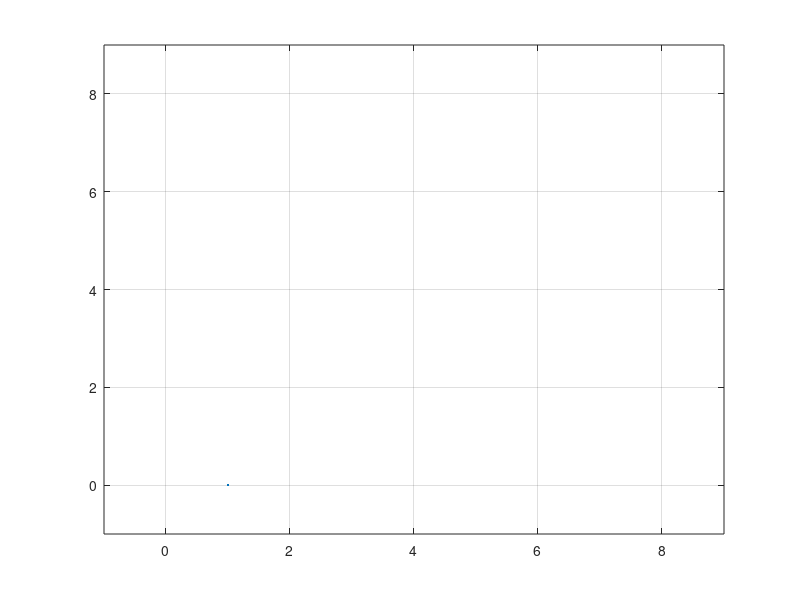

The MATLAB script that drew this image: (Note: this script raises an error after producing the figure.)
clc
clf
clear
x = 1;
y = 0;
plot(x,y); hold on; grid on
%xline(0)
%xline(8)
%yline(0)
%yline(8)
axis([-1 9 -1 9])
t = 1;


%import piece images


[wpawn,~,palpha] = imread('wpawn.png');
wpawn = flipud(wpawn);
palpha = flipud(palpha);

bpawn = imread('bpawn.png');
bpawn = flipud(bpawn);

[wrook,~,ralpha] = imread('wrook.png');
wrook = flipud(wrook);
ralpha = flipud(ralpha);

brook = imread('brook.png');
brook = flipud(brook);

[wknight,~,kalpha] = imread('wknight.png');
wknight = flipud(wknight);
kalpha = flipud(kalpha);

bknight = imread('bknight.png');
bknight = flipud(bknight);

[wbishop,~,balpha] = imread('wbishop.png');
wbishop = flipud(wbishop);
balpha = flipud(balpha);

bbishop = imread('bbishop.png');
bbishop = flipud(bbishop);

[wqueen,~,qalpha] = imread('wqueen.png');
wqueen = flipud(wqueen);
qalpha = flipud(qalpha);

bqueen = imread('bqueen.png');
bqueen = flipud(bqueen);

[wking,~,Kalpha] = imread('wking.png');
wking = flipud(wking);
Kalpha = flipud(Kalpha);

bking = imread('bking.png');
bking = flipud(bking);

bpieces = [wpawn wrook wknight wbishop wqueen wking;
           bpawn brook bknight bbishop bqueen bking];
bpieces1 = ["wpawn" "wrook" "wknight" "wbishop" "wqueen" "wking";
           "bpawn" "brook" "bknight" "bbishop" "bqueen" "bking"];

background = imread('background.jpg');
background = flipud(background);







boardid = "";
boardn = bnum(boardid,i);
game = true;

%letters and numbers on side of board
ppos = text(0.5,-0.5,"A");
ppos = text(1.5,-0.5,"B");
ppos = text(2.5,-0.5,"C");
ppos = text(3.5,-0.5,"D");
ppos = text(4.5,-0.5,"E");
ppos = text(5.5,-0.5,"F");
ppos = text(6.5,-0.5,"G");
ppos = text(7.5,-0.5,"H");
for i =0:1:7
    istr = int2str(i+1);
    ppos=text(-0.5,i + 0.5,istr);
end

%White piece setup
board(8,8) = "wrook1";
board(8,1) = "wrook2";
for i = 1:1:8
    board(7,i) = "wpawn" + i;
end
board(8,2) = "wknight1";
board(8,7) = "wknight2";
board(8,3) = "wbishop1";
board(8,6) = "wbishop2";
board(8,4) = "wqueen";
board(8,5) = "wking";

%Black piece setup
board(1,8) = "brook2";
board(1,1) = "brook1";
for i = 1:1:8
    board(2,i) = "bpawn" + i;
end
board(1,2) = "bknight1";
board(1,7) = "bknight2";
board(1,3) = "bbishop1";
board(1,6) = "bbishop2";
board(1,4) = "bqueen";
board(1,5) = "bking";
for i=1:1:40
    fprintf('\n')
end


%background visual

image(background,'xdata',[0,8],'ydata',[0,8]);

%pawn visuals
for i = 0:1:7
    image(wpawn,'xdata',[i,i+1],'ydata',[1 2],'AlphaData',palpha);
end
for i = 0:1:7
    image(bpawn,'xdata',[i,i+1],'ydata',[6,7],'AlphaData',palpha);
end


%rook visuals
image(wrook,'xdata',[0,1],'ydata',[0 1],'AlphaData',ralpha);
image(wrook,'xdata',[7,8],'ydata',[0 1],'AlphaData',ralpha);
image(brook,'xdata',[0,1],'ydata',[7 8],'AlphaData',ralpha);
image(brook,'xdata',[7,8],'ydata',[7,8],'AlphaData',ralpha);

%knight visuals
image(wknight,'xdata',[1,2],'ydata',[0 1],'AlphaData',kalpha);
image(wknight,'xdata',[6,7],'ydata',[0 1],'AlphaData',kalpha);
image(bknight,'xdata',[1,2],'ydata',[7 8],'AlphaData',kalpha);
image(bknight,'xdata',[6,7],'ydata',[7 8],'AlphaData',kalpha);

%bishop visuals
image(wbishop,'xdata',[2,3],'ydata',[0 1],'AlphaData',balpha);
image(wbishop,'xdata',[5,6],'ydata',[0 1],'AlphaData',balpha);
image(bbishop,'xdata',[2,3],'ydata',[7 8],'AlphaData',balpha);
image(bbishop,'xdata',[5,6],'ydata',[7 8],'AlphaData',balpha);

%queen visuals
image(wqueen,'xdata',[3,4],'ydata',[0 1],'AlphaData',qalpha);
image(bqueen,'xdata',[3,4],'ydata',[7 8],'AlphaData',qalpha);

%king visuals
image(wking,'xdata',[4,5],'ydata',[0 1],'AlphaData',Kalpha);
image(bking,'xdata',[4,5],'ydata',[7 8],'AlphaData',Kalpha);



pieces = ["pawn" "rook" "knight" "bishop" "queen" "king"];




kingtakesking = 0;

while game == true
    

    % Normal iteration

    move = input("Enter move (Ex. Queen D1-G4):\n" + ...
        "Type 'undo' at any time to undo move" + ...
        "\n ","s");
    
    
    move = char(lower(move));
    
    mpos = erase(move,pieces);
    mpos = erase(mpos, " ");
    oldpos = extractBefore(mpos,"-");
    newpos = extractAfter(mpos,"-");
    piece1 = erase(move,oldpos);
    piece1 = erase(piece1,newpos);
    piece1 = erase(piece1," -");

    [oy,ox] = find(boardn == oldpos);
    [ny,nx] = find(boardn == newpos);
    newpiece = board(ny,nx);
    oldpiece = board(oy,ox);
    if isempty(newpiece) == 0
        if contains(newpiece,"king") && contains(oldpiece,"king")
            kingtakesking = 1;
        else
            kingtakesking = 0;
        end
    end
    val = contains(board(oy,ox),piece1);
    if isempty(ny) || isempty(nx)
        val = 0;
    end
    contain = contains(move,pieces);
    if contains("undo",move)
            contain = 1;
            val = 1;
    end
    
    
    % Checks if the user input is invalid
    while contain == 0 || val == 0 || kingtakesking == 1
        disp("Please enter a valid piece and position")
        move = input("Enter move: ", "s");
        move = char(lower(move));
    
        mpos = erase(move,pieces);
        mpos = erase(mpos, " ");
        oldpos = extractBefore(mpos,"-");
        newpos = extractAfter(mpos,"-");
        piece1 = erase(move,oldpos);
        piece1 = erase(piece1,newpos);
        piece1 = erase(piece1," -");

        contain = contains(move,pieces);
        [oy,ox] = find(boardn == oldpos);
        [ny,nx] = find(boardn == newpos);
        newpiece = board(ny,nx);
        oldpiece = board(oy,ox);
        if isempty(newpiece) == 0
            if contains(newpiece,"king") && contains(oldpiece,"king")
                kingtakesking = 1;
            else
                kingtakesking = 0;
            end
        end
        val = contains(board(oy,ox),piece1);
        if isempty(ny) || isempty(nx)
            val = 0;
        end

        if contains("undo",move)
            contain = 1;
            val = 1;
        end
    end


    % If the player types undo

    if contains("undo",move)
    t = t - 1;
    board = memboard;
    mpiece = picpiece(piece1,t,bpieces,bpieces1);
    board = refresh(board,bpieces,bpieces1);
    for i=1:1:40
    fprintf('\n')
    end
    move = input("Enter move (Ex. Queen D1-G4):\n" + ...
        "Type 'undo' at any time to undo move" + ...
        "\n ","s");
    

    
    move = char(lower(move));
    mpos = erase(move,pieces);
    mpos = erase(mpos, " ");
    oldpos = extractBefore(mpos,"-");
    newpos = extractAfter(mpos,"-");
    piece1 = erase(move,oldpos);
    piece1 = erase(piece1,newpos);
    piece1 = erase(piece1," -");

    [oy,ox] = find(boardn == oldpos);
    [ny,nx] = find(boardn == newpos);
    newpiece = board(ny,nx);
    oldpiece = board(oy,ox);
    if isempty(newpiece) == 0
        if contains(newpiece,"king") && contains(oldpiece,"king")
            kingtakesking = 1;
        else
            kingtakesking = 0;
        end
    end
    val = contains(board(oy,ox),piece1);
    if isempty(ny) || isempty(nx)
        val = 0;
    end
    contain = contains(move,pieces);

    while contain == 0 || val == 0 || kingtakesking == 1
        disp("Please enter a valid piece and position")
        move = input("Enter move: ", "s");
        move = char(lower(move));
    
        mpos = erase(move,pieces);
        mpos = erase(mpos, " ");
        oldpos = extractBefore(mpos,"-");
        newpos = extractAfter(mpos,"-");
        piece1 = erase(move,oldpos);
        piece1 = erase(piece1,newpos);
        piece1 = erase(piece1," -");

        contain = contains(move,pieces);
        [oy,ox] = find(boardn == oldpos);
        [ny,nx] = find(boardn == newpos);
        newpiece = board(ny,nx);
        oldpiece = board(oy,ox);
        if isempty(newpiece) == 0
            if contains(newpiece,"king") && contains(oldpiece,"king")
                kingtakesking = 1;
            else
                kingtakesking = 0;
            end
            
        end
    val = contains(board(oy,ox),piece1);
    if isempty(ny) || isempty(nx)
        val = 0;
    end
        
    end

    
    % Processes user input

    newboardpos = pos(boardn,oldpos,newpos,ppos,pieces,mpiece);
    board = takes(board,boardn,piece1,oldpos,newpos,t,pieces,mpiece);
    board = realposition(board,oldpos,newpos,boardn);
    board = refresh(board,bpieces,bpieces1);
    for i=1:1:40
    fprintf('\n')
    end
    else
    memboard = board;
    mpiece = picpiece(piece1,t,bpieces,bpieces1);
    newboardpos = pos(boardn,oldpos,newpos,ppos,pieces,mpiece);
    board = takes(board,boardn,piece1,oldpos,newpos,t,pieces,mpiece);
    board = realposition(board,oldpos,newpos,boardn);
    board = refresh(board,bpieces,bpieces1);
    for i=1:1:40
    fprintf('\n')
    end
    end

    
t = t + 1;    
end





%% Functions



% refresh board function

function board = refresh(board,bpieces,bpieces1)
clf
x = 1;
y = 0;
plot(x,y); hold on; grid on
%xline(0)
%xline(8)
%yline(0)
%yline(8)
axis([-1 9 -1 9])
ppos = text(0.5,-0.5,"A");
ppos = text(1.5,-0.5,"B");
ppos = text(2.5,-0.5,"C");
ppos = text(3.5,-0.5,"D");
ppos = text(4.5,-0.5,"E");
ppos = text(5.5,-0.5,"F");
ppos = text(6.5,-0.5,"G");
ppos = text(7.5,-0.5,"H");
for i =0:1:7
    istr = int2str(i+1);
    ppos = text(-0.5,i + 0.5,istr);
end

[wpawn,~,palpha] = imread('wpawn.png');
wpawn = flipud(wpawn);

bpawn = imread('bpawn.png');
bpawn = flipud(bpawn);

[wrook,~,ralpha] = imread('wrook.png');
wrook = flipud(wrook);

brook = imread('brook.png');
brook = flipud(brook);

[wknight,~,kalpha] = imread('wknight.png');
wknight = flipud(wknight);

bknight = imread('bknight.png');
bknight = flipud(bknight);

[wbishop,~,balpha] = imread('wbishop.png');
wbishop = flipud(wbishop);

bbishop = imread('bbishop.png');
bbishop = flipud(bbishop);

[wqueen,~,qalpha] = imread('wqueen.png');
wqueen = flipud(wqueen);

bqueen = imread('bqueen.png');
bqueen = flipud(bqueen);

[wking,~,Kalpha] = imread('wking.png');
wking = flipud(wking);

bking = imread('bking.png');
bking = flipud(bking);


background = imread('background.jpg');
background = flipud(background);
image(background,'xdata',[0,8],'ydata',[0,8])


%white pieces
for j = 1:6
    for i = 1:8
        [p,q] = find(board == (bpieces1(1,j) + num2str(i)));
        if isempty([p,q])
            i = i + 1;
            [p,q] = find(board == (bpieces1(1,j) + num2str(i)));
        end
        

        if j == 1
            if isempty([p,q]) == 0
                image(flipud(wpawn),'xdata',[q-1,q],'ydata',[8-p+1,8-p],'AlphaData',palpha);
            end
        end
        if j == 2
            if i <=2
                if isempty([p,q]) == 0
                    image(flipud(wrook),'xdata',[q-1,q],'ydata',[8-p+1,8-p],'AlphaData',ralpha);
                end
            end
        end
        if j == 3
            if i <= 2
                if isempty([p,q]) == 0
                    image(flipud(wknight),'xdata',[q-1,q],'ydata',[8-p+1,8-p],'AlphaData',kalpha);
                end
            end
        end
        if j == 4
            if i <= 2
                if isempty([p,q]) == 0
                    image(flipud(wbishop),'xdata',[q-1,q],'ydata',[8-p+1,8-p],'AlphaData',balpha);
                end
            end
        end
    end
for l = 1:2
    [p,q] = find(board == bpieces1(1,j));
    if j == 5
        if isempty([p,q]) == 0
            image(flipud(wqueen),'xdata',[q-1,q],'ydata',[8-p+1,8-p],'AlphaData',qalpha);
        end
    end

    if j == 6
        if isempty([p,q]) == 0
            image(flipud(wking),'xdata',[q-1,q],'ydata',[8-p+1,8-p],'AlphaData',Kalpha);
        end 
    end
end

end

%black pieces
for j = 1:6
    for i = 1:8
        [p,q] = find(board == (bpieces1(2,j) + num2str(i)));
        if isempty([p,q])
            if i < 8
                i = i + 1;
                [p,q] = find(board == (bpieces1(2,j) + num2str(i)));
                
            end
        end
        if j == 1
            if isempty([p,q]) == 0
                if isempty([p,q]) == 0
                    image(flipud(bpawn),'xdata',[q-1,q],'ydata',[8-p+1,8-p],'AlphaData',palpha);
                end
            end
        end
        if j == 2
            
            if i <=2
                if isempty([p,q]) == 0
                    image(flipud(brook),'xdata',[q-1,q],'ydata',[8-p+1,8-p],'AlphaData',ralpha);
                end
            end
        end
        if j == 3
            if i <= 2
                if isempty([p,q]) == 0
                    image(flipud(bknight),'xdata',[q-1,q],'ydata',[8-p+1,8-p],'AlphaData',kalpha);
                end
            end
        end
        if j == 4
            if i <= 2
                if isempty([p,q]) == 0
                    image(flipud(bbishop),'xdata',[q-1,q],'ydata',[8-p+1,8-p],'AlphaData',balpha);
                end
            end
        end
    end
for l = 1:2
    [p,q] = find(board == bpieces1(2,j));
    if j == 5
        if isempty([p,q]) == 0
            image(flipud(bqueen),'xdata',[q-1,q],'ydata',[8-p+1,8-p],'AlphaData',qalpha);
        end
    end

    if j == 6
        if isempty([p,q]) == 0
            image(flipud(bking),'xdata',[q-1,q],'ydata',[8-p+1,8-p],'AlphaData',Kalpha);
        end 
    end
end

end

end


% Taking piece function
 
function board = takes(board,boardn,piece1,oldpos,newpos,t,pieces,mpiece)
n = rem(t,2);
[oldy,oldx] = find(boardn == oldpos);
[newy,newx] = find(boardn == newpos);
oldpiece = board(oldy,oldx);
ispiece = board(newy,newx);
ispiece1 = erase(ispiece,pieces);
if ismissing(ispiece) == 0
    ispiece = char(ispiece);
    ispiece2 = ispiece(2:end-1);
    ispiece2 = string(ispiece2);
    mat = matches(pieces(1:5),ispiece2);
    if nonzeros(mat) == 1
        mat = 1;
    end
end

contains(ispiece1,'b');
contains(ispiece1,'w');



if contains(ispiece1,'b')
    if n == 1
        if mat == 1
            board(newy,newx) = oldpiece;
            image(mpiece,'xdata',[newx-1,newx],'ydata',[8-newy,8-newy+1]);
        end
    end
end
if contains(ispiece1,'w')
    if n == 0
        if mat == 1
            board(newy,newx) = oldpiece;
            image(mpiece,'xdata',[newx-1,newx],'ydata',[8-newy,8-newy+1]);
        end
    end

end


end





%Identifies piece to use as png for move

function mpiece = picpiece(piece1,t,bpieces,bpieces1)
n = rem(t,2);
if n == 1
    piece1 = "w" + piece1;
end
if n == 0
    piece1 = "b" + piece1;
end
[p,q] = find(bpieces1 == piece1);
q = q * 60;
o = q - 59;
p = p * 60;
k = p - 59;
mpiece = bpieces(k:p,o:q);

end


%moves pieces on visible board

function newboardpos = pos(boardn,oldpos,newpos,ppos,pieces,mpiece)
[oldy,oldx] = find(boardn == oldpos);
[newy,newx] = find(boardn == newpos);
newboardpos = image(mpiece,'xdata',[newx-1,newx],'ydata',[8-newy,8-newy+1]);
end


function board = realposition(board,oldpos,newpos,boardn)
[oldy,oldx] = find(boardn == oldpos);
[newy,newx] = find(boardn == newpos);
board(newy,newx) = board(oldy,oldx);
board(oldy,oldx) = missing;


end


%Board numbers and letters

function boardn = bnum(boardid,i)
boardid(8,8) = "1h";
%adds a1-a8
for i = 1:1:8
        boardid(i,1) = "a" + i;
end
%adds b1-b8
for i = 1:1:8
        boardid(i,2) = "b" + i;
end
%adds c1-c8
for i = 1:1:8
        boardid(i,3) = "c" + i;
end
%adds d1-d8
for i = 1:1:8
        boardid(i,4) = "d" + i;
end
%adds e1-e8
for i = 1:1:8
        boardid(i,5) = "e" + i;
end
%adds f1-f8
for i = 1:1:8
        boardid(i,6) = "f" + i;
end
%adds g1-g8
for i = 1:1:8
        boardid(i,7) = "g" + i;
end
%adds h1-h8
for i = 1:1:8
        boardid(i,8) = "h" + i;
end
for i = 1:1:8
    boardid;
end
boardn(1,:) = boardid(8,:);
boardn(2,:) = boardid(7,:);
boardn(3,:) = boardid(6,:);
boardn(4,:) = boardid(5,:);
boardn(5,:) = boardid(4,:);
boardn(6,:) = boardid(3,:);
boardn(7,:) = boardid(2,:);
boardn(8,:) = boardid(1,:);
end

